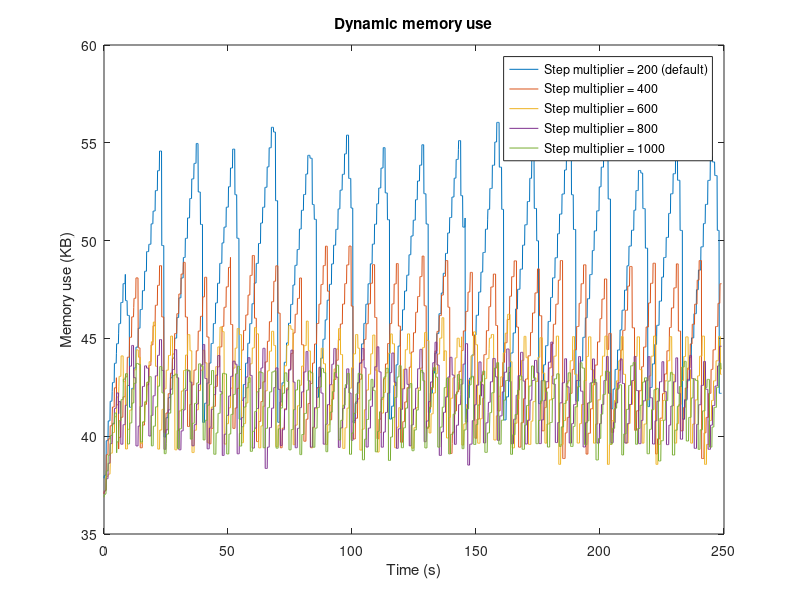

Recreate this plot in MATLAB.
figure('Name', 'dynamic_memory_use_opt')
hold off
file1 = fopen('mem_stm_gc200.txt', 'r');
file2 = fopen('mem_stm_gc400.txt', 'r');
file3 = fopen('mem_stm_gc600.txt', 'r');
file4 = fopen('mem_stm_gc800.txt', 'r');
file5 = fopen('mem_stm_gc1000.txt', 'r');
data1 = fscanf(file1, '%f');
data2 = fscanf(file2, '%f');
data3 = fscanf(file3, '%f');
data4 = fscanf(file4, '%f');
data5 = fscanf(file5, '%f');


dt = 0.1;
t = [0:2490]*dt;

data1 = data1(1:length(t));
data2 = data2(1:length(t));
data3 = data3(1:length(t));
data4 = data4(1:length(t));
data5 = data5(1:length(t));

plot(t, data1, t, data2, t, data3, t, data4, t, data5)
title('Dynamic memory use')
legend('Step multiplier = 200 (default)', 'Step multiplier = 400', 'Step multiplier = 600', 'Step multiplier = 800', 'Step multiplier = 1000')
xlabel('Time (s)'), ylabel('Memory use (KB)')

fclose(file1);
fclose(file2);
fclose(file3);
fclose(file4);
fclose(file5);

% values: gc pause: 110, task_size: 500, EVENT_INTERVAL (task): 1ms,
% MEASURE_INTERVAL: 100ms, SEND_INTERVAL: 1s

avg200 = mean(data1);
avg300 = mean(data2);
avg400 = mean(data3);
avg500 = mean(data4);
avg600 = mean(data5);
averages = [avg200, avg300, avg400, avg500, avg600]

[max200, i200] = max(data1);
[max300, i300] = max(data2);
[max400, i400] = max(data3);
[max500, i500] = max(data4);
[max600, i600] = max(data5);

maxes = [max200, max300, max400, max500, max600]

index200 = i200*dt;
index300 = i300*dt;
index400 = i400*dt;
index500 = i500*dt;
index600 = i600*dt;
indices = [index200, index300, index400, index500, index600]